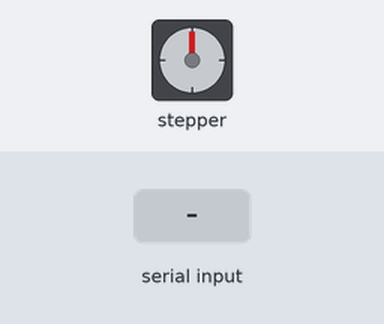
A sketch run on a simulated Arduino Uno, built with avr-gcc and run on an emulated ATmega328P. Shown: stepper motor. The inputs (shaded band) are chosen by the test bench. Stepper angles assume 360 steps per turn; what the sketch prints to the serial monitor is not drawn.

Above: at 1.2 s.
1.3 s: "1" received over Serial
At 1.8 s:
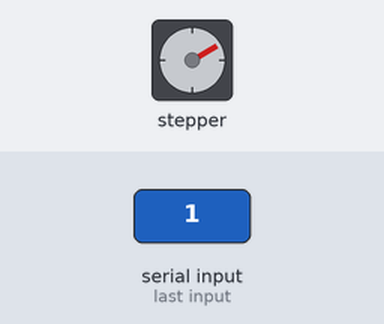
2.9 s: "0" received over Serial
At 4.2 s:
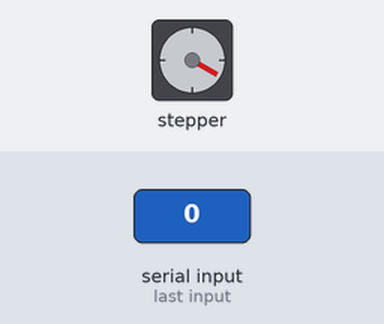
4.5 s: "2" received over Serial
At 5.4 s:
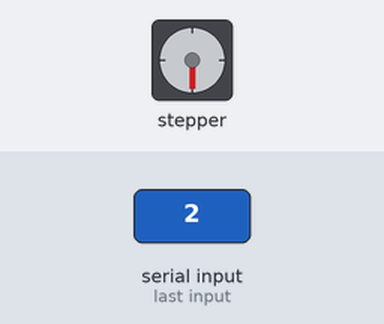
6.1 s: "1" received over Serial
At 6.6 s:
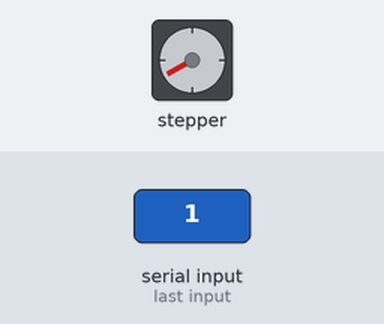
7.7 s: "0" received over Serial
At 9.1 s:
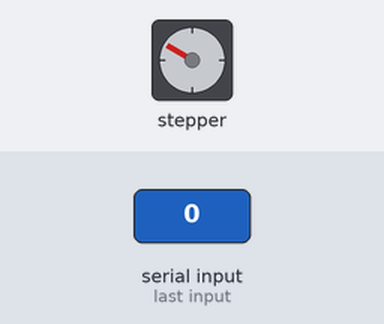
Timing chart, 0 to 10.3 s (numbered marks = the images above; inputs shaded):
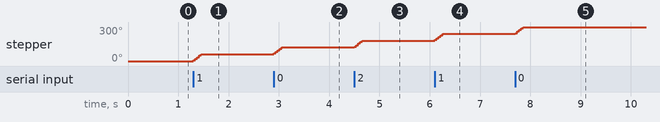

The sketch:

Code_for_stepper.ino
```cpp
#include <Stepper.h>
String x;
String st;
int i = 1;
int y = 0;
const int stepsPerRevolution = 360;


Stepper myStepper(stepsPerRevolution, 8, 9, 10, 11); //поставьте тут пины к которым вы подключили


void setup()
{
  myStepper.setSpeed(60);
  Serial.begin(115200);
  Serial.setTimeout(1);
}


void loop()
{
  while (!Serial.available());
    x = Serial.readString();
    Serial.print(x);
    st = x;
    char fourthChar = st[2];
    y = fourthChar;
    i = abs(i-y);
    if (i >= 3){
      i = abs(6-i);
    }
    myStepper.step(i * (stepsPerRevolution/6) );
}
```

Measured:
- after the input at 1.3 s, stepper: turns 60° clockwise in 0.16 s, starting at once
- after the input at 2.9 s, stepper: turns 60° clockwise in 0.16 s, starting at once
- after the input at 4.5 s, stepper: turns 60° clockwise in 0.16 s, starting at once
- after the input at 6.1 s, stepper: turns 60° clockwise in 0.16 s, starting at once
- after the input at 7.7 s, stepper: turns 60° clockwise in 0.16 s, starting at once
